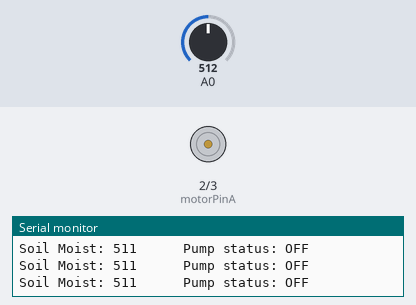
A sketch run on a simulated Arduino Uno, built with avr-gcc and run on an emulated ATmega328P. On the bench: motor-driver pin pairs drawn as motors (green arrow = first pin HIGH = forward, orange = second pin HIGH = backward, longer = more drive), the last lines printed to the serial monitor. Inputs (shaded band) come from the test bench; at power-on: A0 = 512.

Above: at 1.2 s.
1.3 s: A0 set to 911
4.3 s: A0 set to 936
At 5.1 s:
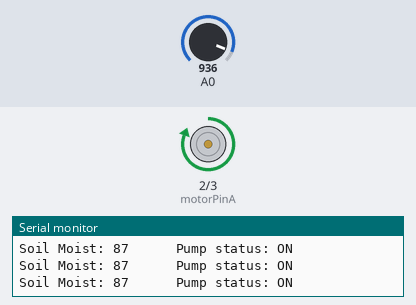
5.8 s: A0 set to 436
8.8 s: A0 set to 404
At 10.0 s:
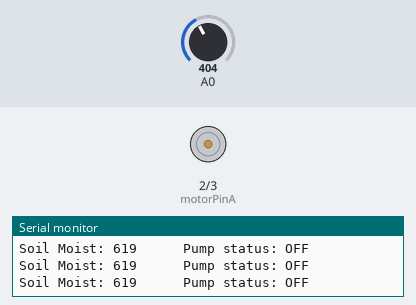
11.8 s: A0 set to 1023
At 12.2 s:
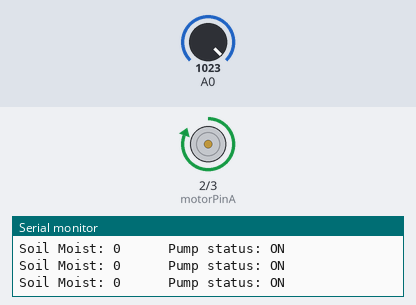
Timing chart, 0 to 14.3 s (numbered marks = the images above; inputs shaded):
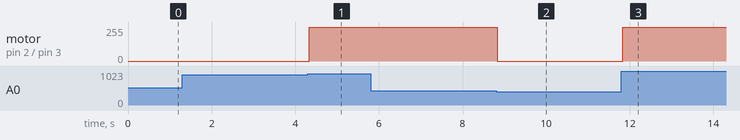

The sketch:

auto_irrigation_v1.ino
```cpp
///////////// motor pins
int motorPinA=2;
int motorPinB=3;
/////////////

int soil_moist;
int max_moist=600;
int min_moist=100;
String pump_status="";

void setup() {
  Serial.begin(9600);

  pinMode(motorPinA,OUTPUT);
  pinMode(motorPinB,OUTPUT);

  pump_off(); //to make sure the pump is off initially
}

void loop() {
  soil_moist = 1023-analogRead(A0);

  // print out the value you read:
  Serial.print( (String)"Soil Moist: "+soil_moist );
  delay(1);        // delay in between reads for stability

  if(soil_moist<min_moist){
    pump_on();
   }
  if(soil_moist>max_moist){
    pump_off();
   }
  Serial.println( "      Pump status: "+pump_status );

}


void pump_on(){
    pump_status="ON";
    digitalWrite(motorPinA, HIGH);
    digitalWrite(motorPinB, LOW);
  }
void pump_off(){
    pump_status="OFF";
    digitalWrite(motorPinA, LOW);
    digitalWrite(motorPinB, LOW);
  }
```

Measured:
- the behaviour switches between 923 and 924 on A0 (found by bisection; images 0 and 1)
- the behaviour switches between 423 and 422 on A0 (found by bisection; images 1 and 2)
- after the input at 4.3 s, motor on pin 2 (motorPinA) / pin 3 (motorPinB): stopped → forward 255/255 at once
- after the input at 8.8 s, motor on pin 2 (motorPinA) / pin 3 (motorPinB): forward 255/255 → stopped at once
- after the input at 11.8 s, motor on pin 2 (motorPinA) / pin 3 (motorPinB): stopped → forward 255/255 at once
